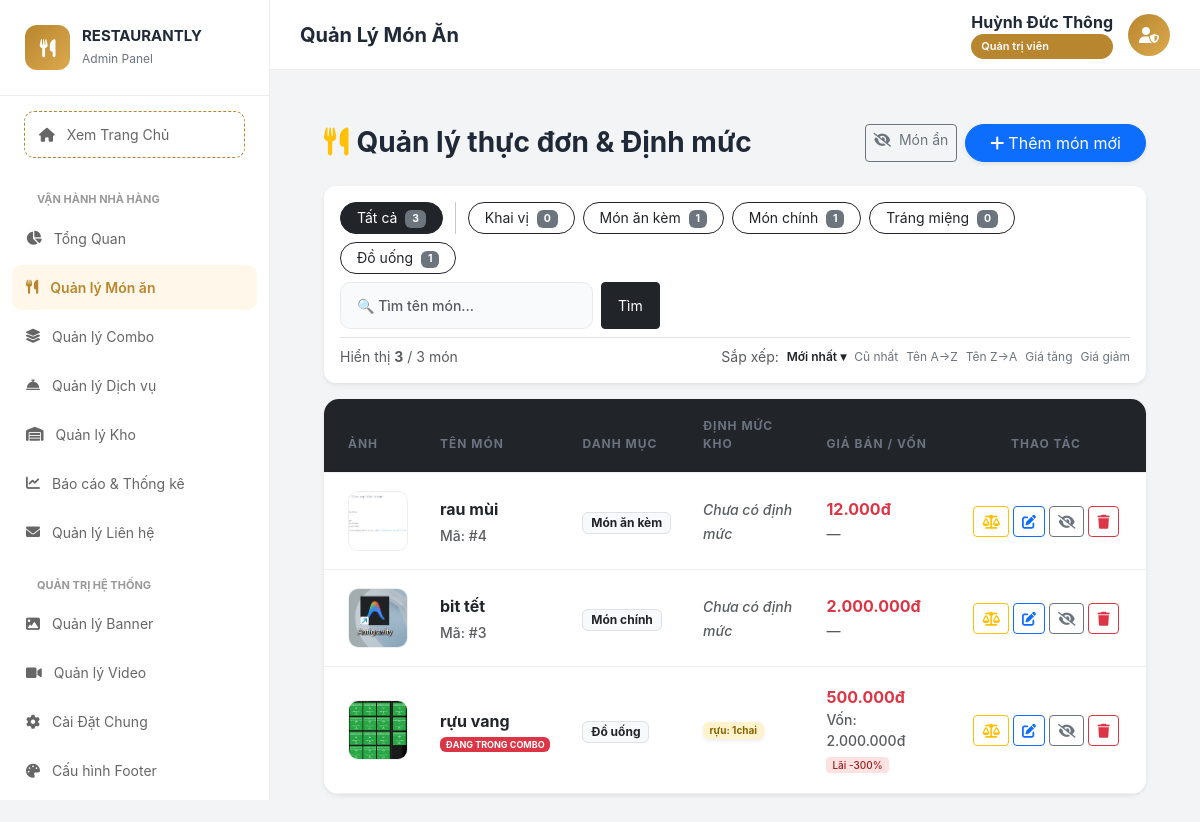
Page /admin/controllers/FoodController.php (signed in) on the earlier database version.
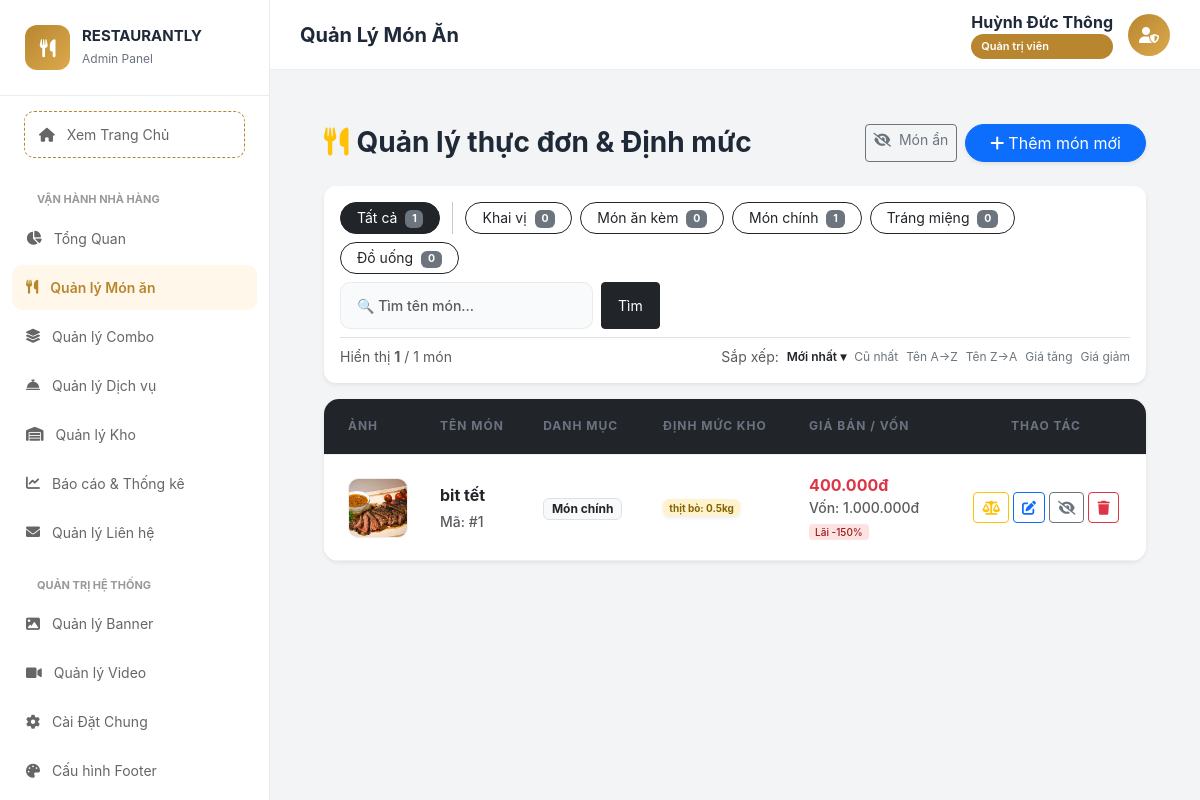
Same page on the later database version.
### tables this page shows
CREATE TABLE `categories` (
  `id` int(11) NOT NULL AUTO_INCREMENT,
  `name` varchar(100) NOT NULL,
  PRIMARY KEY (`id`)
);

CREATE TABLE `foods` (
  `id` int(11) NOT NULL AUTO_INCREMENT,
  `category_id` int(11) DEFAULT NULL,
  `name` varchar(255) NOT NULL,
  `price` decimal(15,2) NOT NULL,
  `image` varchar(255) DEFAULT NULL,
  `description` text DEFAULT NULL,
  `status` tinyint(1) DEFAULT 1,
  `is_active` tinyint(1) NOT NULL DEFAULT 1,
  PRIMARY KEY (`id`)
);

CREATE TABLE `food_recipes` (
  `id` int(11) NOT NULL AUTO_INCREMENT,
  `food_id` int(11) NOT NULL,
  `ingredient_id` int(11) NOT NULL,
  `quantity_required` decimal(10,3) NOT NULL,
  `unit` varchar(20) DEFAULT NULL,
  PRIMARY KEY (`id`)
);

CREATE TABLE `inventory` (
  `id` int(11) NOT NULL AUTO_INCREMENT,
  `item_name` varchar(255) NOT NULL,
  `category` varchar(100) DEFAULT NULL,
  `unit_name` varchar(50) DEFAULT NULL,
  `cost_price` decimal(15,2) DEFAULT 0.00,
  `supplier_id` int(11) DEFAULT NULL,
  `entry_date` date DEFAULT NULL,
  `expiry_date` date DEFAULT NULL,
  `revenue` decimal(15,2) DEFAULT 0.00,
  `updated_at` timestamp NOT NULL DEFAULT current_timestamp() ON UPDATE current_timestamp(),
  `min_stock` float DEFAULT 0,
  `is_active` tinyint(1) DEFAULT 1,
  `storage_zone` varchar(50) DEFAULT 'Kho khô',
  PRIMARY KEY (`id`)
);

### admin/controllers/FoodController.php (called while the page is built, shortened)
<?php
$db = (new Database())->getConnection();
$filter      = $_GET['filter'] ?? 'all';
$sort        = $_GET['sort']   ?? 'newest';
$show_hidden = isset($_GET['show_hidden']);
$page        = max(1, (int)($_GET['page'] ?? 1));
$per_page    = 12;
$where_parts = [];
$params      = [];
if (!$show_hidden)      { $where_parts[] = "f.is_active = 1"; }
$where_sql = $where_parts ? 'WHERE ' . implode(' AND ', $where_parts) : '';
$sort_map  = [
    'newest' => 'f.id DESC', 'oldest' => 'f.id ASC',
    'name_asc' => 'f.name ASC', 'name_desc' => 'f.name DESC',
    'price_asc' => 'f.price ASC', 'price_desc' => 'f.price DESC',
];
$order_sql = 'ORDER BY ' . ($sort_map[$sort] ?? 'f.id DESC');
$cnt = $db->prepare("SELECT COUNT(*) FROM foods f LEFT JOIN categories c ON f.category_id = c.id $where_sql");
$cnt->execute($params);
$total       = (int)$cnt->fetchColumn();
$total_pages = max(1, (int)ceil($total / $per_page));
$page        = min($page, $total_pages);
$offset      = ($page - 1) * $per_page;
$food_stmt = $db->prepare(
    "SELECT f.*, c.name as category_name
     FROM foods f LEFT JOIN categories c ON f.category_id = c.id
     $where_sql $order_sql LIMIT $per_page OFFSET $offset"
);
$food_stmt->execute($params);
$foods = $food_stmt->fetchAll(PDO::FETCH_ASSOC);
$combo_map = $recipe_map = $cost_map = [];
if (!empty($foods)) {
    $food_ids     = array_column($foods, 'id');
    $placeholders = implode(',', array_fill(0, count($food_ids), '?'));
    $cs = $db->prepare("SELECT food_id, COUNT(*) as cnt FROM combo_items WHERE food_id IN ($placeholders) GROUP BY food_id");
    $cs->execute($food_ids);
    foreach ($cs->fetchAll(PDO::FETCH_ASSOC) as $r) $combo_map[(int)$r['food_id']] = (int)$r['cnt'];
    $rs = $db->prepare(
        "SELECT r.food_id, r.quantity_required, r.unit, i.item_name
         FROM food_recipes r JOIN inventory i ON r.ingredient_id = i.id
         WHERE r.food_id IN ($placeholders) ORDER BY i.item_name"
    );
    $rs->execute($food_ids);
    foreach ($rs->fetchAll(PDO::FETCH_ASSOC) as $r) $recipe_map[(int)$r['food_id']][] = $r;
    $cst = $db->prepare(
        "SELECT r.food_id, SUM(r.quantity_required * i.cost_price) as total_cost
         FROM food_recipes r JOIN inventory i ON r.ingredient_id = i.id
         WHERE r.food_id IN ($placeholders) GROUP BY r.food_id"
    );
    $cst->execute($food_ids);
    foreach ($cst->fetchAll(PDO::FETCH_ASSOC) as $r) $cost_map[(int)$r['food_id']] = (float)$r['total_cost'];
}
$cats         = $db->query("SELECT * FROM categories ORDER BY name ASC")->fetchAll(PDO::FETCH_ASSOC);
require_once __DIR__ . '/../views/food/listfood.php';

### admin/views/food/listfood.php (the view, shortened to what the rows shown need)
<?php
include __DIR__ . '/../../../public/admin_layout_header.php';
?>
<link rel="stylesheet" href="../../public/assets/admin/css/admin-style.css">
<div class="content-wrapper p-4">
    <div class="card border-0 shadow-sm mb-3 p-3" style="border-radius:12px;">
        <div class="d-flex flex-wrap gap-2 align-items-center justify-content-between">
            <div class="d-flex flex-wrap gap-2 align-items-center">
                <a href="FoodController.php<?= $show_hidden ? '?show_hidden=1' : '' ?>"
                   class="btn btn-sm <?= $filter=='all' ? 'btn-dark' : 'btn-outline-dark' ?> rounded-pill px-3">
                    Tất cả <span class="badge bg-secondary ms-1"><?= $total ?></span>
                </a>
                <?php foreach($cats as $cat):
                    $cat_count_s = $db->prepare("SELECT COUNT(*) FROM foods f LEFT JOIN categories c ON f.category_id=c.id WHERE c.name=? AND f.is_active=1");
                    $cat_count_s->execute([$cat['name']]);
                    $cat_count = $cat_count_s->fetchColumn();
                ?>
                <a href="FoodController.php?filter=<?= urlencode($cat['name']) ?><?= $show_hidden?'&show_hidden=1':'' ?>"
                   class="btn btn-sm <?= $filter==$cat['name'] ? 'btn-dark' : 'btn-outline-dark' ?> rounded-pill px-3">
                    <?= htmlspecialchars($cat['name']) ?>
                    <span class="badge bg-secondary ms-1"><?= $cat_count ?></span>
                </a>
                <?php endforeach; ?>
            </div>
        </div>
    </div>
    <div class="card border-0 shadow-sm overflow-hidden" style="border-radius:15px;">
        <?php if (empty($foods)): ?>
        <div class="text-center py-5 text-muted">
            <i class="fas fa-utensils fa-3x mb-3 opacity-25"></i>
            <p class="mb-0">Không tìm thấy món ăn nào<?= $search ? " khớp với \"" . htmlspecialchars($search) . "\"" : '' ?>.</p>
            <?php if($search): ?><a href="FoodController.php" class="btn btn-sm btn-outline-dark mt-2">Xem tất cả</a><?php endif; ?>
        </div>
        <?php else: ?>
        <table class="table table-hover align-middle mb-0">
            <thead class="table-dark">
                <tr>
                    <th class="ps-4" style="width:80px">Ảnh</th>
                    <th>Tên món</th>
                    <th>Danh mục</th>
                    <th>Định mức kho</th>
                    <th>Giá bán / Vốn</th>
                    <th class="text-center" style="width:200px">Thao tác</th>
                </tr>
            </thead>
            <tbody style="background:white;">
                <?php foreach($foods as $row):
                    $fid       = (int)$row['id'];
                    $in_combo  = $combo_map[$fid]  ?? 0;
                    $recipes   = $recipe_map[$fid] ?? [];
                    $cost      = $cost_map[$fid]   ?? 0;
                    $is_active = (int)($row['is_active'] ?? 1);
                    $price     = (float)$row['price'];
                    $margin    = ($price > 0 && $cost > 0) ? round(($price - $cost) / $price * 100) : null;
                    $margin_cls = $margin === null ? '' : ($margin >= 60 ? 'profit-high' : ($margin >= 30 ? 'profit-mid' : 'profit-low'));
                ?>
                <tr class="<?= !$is_active ? 'inactive-row' : '' ?>">
                    <td class="ps-4">
                        <img src="../../public/assets/img/menu/<?= htmlspecialchars($row['image']) ?>"
                             class="food-img"
                             onerror="this.src='../../public/assets/img/menu/default.jpg'"
                             alt="<?= htmlspecialchars($row['name']) ?>">
                    </td>
                    <td>
                        <div class="fw-bold text-dark"><?= htmlspecialchars($row['name']) ?></div>
                        <div class="d-flex gap-1 flex-wrap mt-1">
                            <?php if ($in_combo > 0): ?>
                                <span class="badge bg-danger" style="font-size:9px">ĐANG TRONG COMBO</span>
                            <?php else: ?>
                                <small class="text-muted">Mã: #<?= $fid ?></small>
                            <?php endif; ?>
                        </div>
                    </td>
                    <td>
                        <span class="badge bg-light text-dark border">
                            <?= htmlspecialchars($row['category_name'] ?? 'Chưa phân loại') ?>
                        </span>
                    </td>
                    <td style="max-width:230px;">
                        <?php if (empty($recipes)): ?>
                            <small class="text-muted fst-italic">Chưa có định mức</small>
                        <?php else: ?>
                            <div class="d-flex flex-wrap gap-1">
                                <?php foreach($recipes as $rcp): ?>
                                <span class="badge bg-warning-subtle border-0 shadow-sm"
                                      style="font-size:10px;color:#856404;">
                                    <?= htmlspecialchars($rcp['item_name']) ?>:
                                    <?= (float)$rcp['quantity_required'] ?><?= htmlspecialchars($rcp['unit']) ?>
                                </span>
                                <?php endforeach; ?>
                            </div>
                        <?php endif; ?>
                    </td>
                    <td>
                        <div class="fw-bold text-danger"><?= number_format($price, 0, ',', '.') ?>đ</div>
                        <?php if ($cost > 0): ?>
                        <div class="small text-muted">Vốn: <?= number_format($cost, 0, ',', '.') ?>đ</div>
                        <?php if ($margin !== null): ?>
                        <span class="profit-badge <?= $margin_cls ?>">
                            Lãi <?= $margin ?>%
                        </span>
                        <?php endif; ?>
                        <?php elseif (empty($recipes)): ?>
                        <small class="text-muted">—</small>
                        <?php else: ?>
                        <small class="text-muted">Chưa có giá vốn</small>
                        <?php endif; ?>
                    </td>
                    <td class="text-center pe-3">
                        <div class="d-flex gap-1 justify-content-center flex-wrap">
                            <button title="Thiết lập định mức"
                                    class="btn btn-sm btn-outline-warning btn-add-recipe"
                                    data-id="<?= $fid ?>"
                                    data-name="<?= htmlspecialchars($row['name']) ?>">
                                <i class="fas fa-balance-scale"></i>
                            </button>
                            <a href="FoodController.php?action=edit&id=<?= $fid ?>"
                               class="btn btn-sm btn-outline-primary"
                               title="Sửa món">
                                <i class="fas fa-edit"></i>
                            </a>
                            <button class="btn btn-sm <?= $is_active ? 'btn-outline-secondary' : 'btn-secondary' ?> btn-toggle-food"
                                    data-id="<?= $fid ?>"
                                    data-active="<?= $is_active ?>"
                                    title="<?= $is_active ? 'Ẩn món khỏi thực đơn' : 'Hiện lại món' ?>">
                                <i class="fas <?= $is_active ? 'fa-eye-slash' : 'fa-eye' ?>"></i>
                            </button>
                            <button class="btn btn-sm btn-outline-danger btn-delete-food"
                                    data-id="<?= $fid ?>"
                                    data-name="<?= htmlspecialchars($row['name']) ?>"
                                    data-combo="<?= $in_combo ?>"
                                    title="Xóa món">
                                <i class="fas fa-trash"></i>
                            </button>
                        </div>
                    </td>
                </tr>
                <?php endforeach; ?>
            </tbody>
        </table>
        <?php endif; ?>
    </div>
</div>

Differences in the rows shown:
removed foods: image (picture), name "rau mùi", id "4", category.name "Món ăn kèm", shows "Chưa có định mức", price "12.000", is_active 1 (drawn)
removed foods: image (picture), name "bit tết", id "3", category.name "Món chính", shows "Chưa có định mức", price "2.000.000", is_active 1 (drawn)
removed foods: image (picture), name "rựu vang", shows "ĐANG TRONG COMBO", category.name "Đồ uống", price "500.000", id "2.000.000", margin "-300", is_active 1 (drawn), food_recipes (ingredient.item_name "rựu", quantity_required "1", unit "chai")
computed for categories "Món ăn kèm": cat_count "1" → "0"
computed for categories "Đồ uống": cat_count "1" → "0"
added foods: image (picture), name "bit tết", id "1", category.name "Món chính", price "400.000", id "1.000.000", margin "-150", is_active 1 (drawn), food_recipes (inventory.item_name "thịt bò", quantity_required "0.5", unit "kg")
Other differences:
$total: "3" → "1"
count($foods): "3" → "1"
